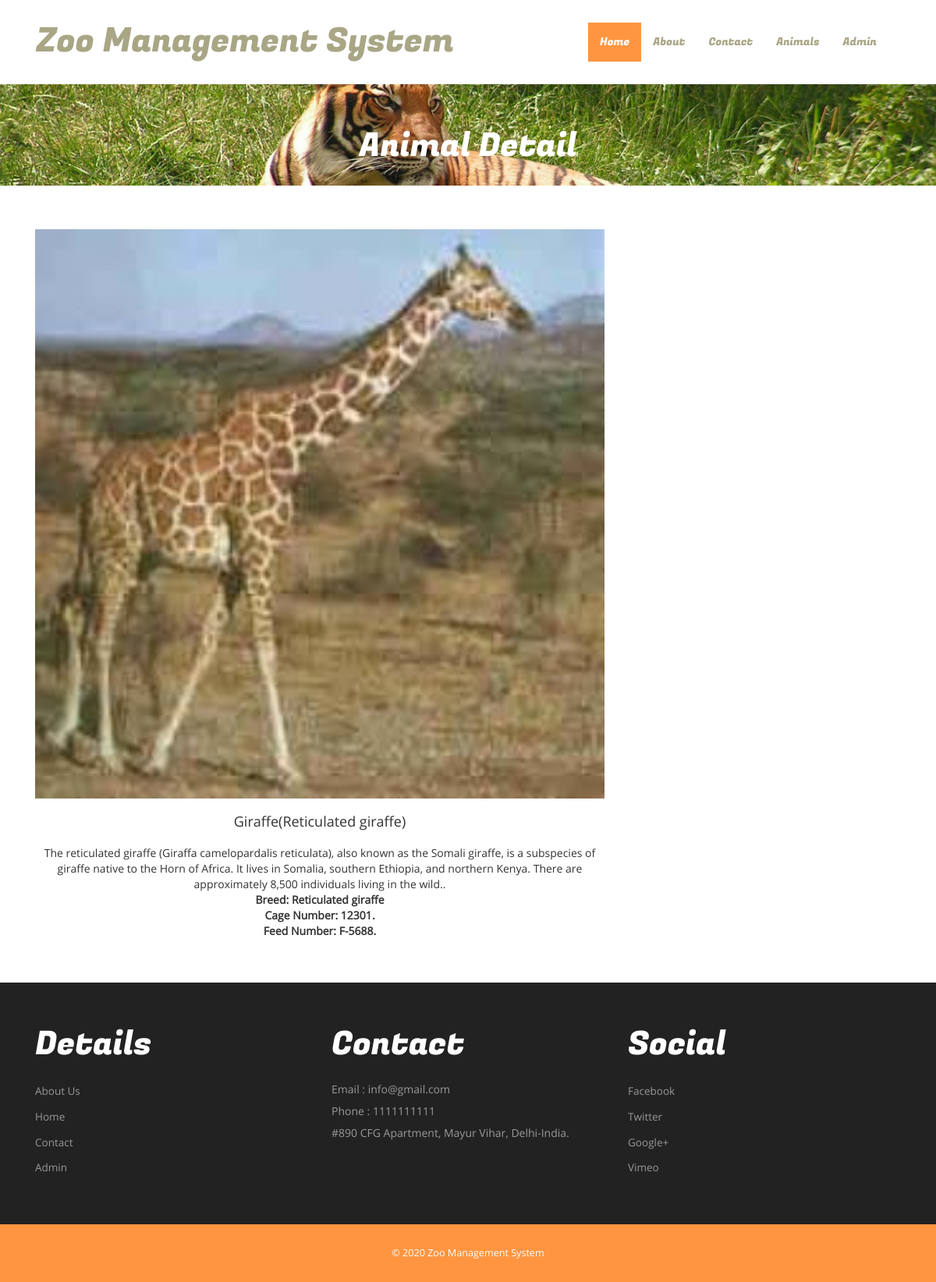
Screenshot of /zms/animal-detail.php?anid=2 with the database file from the repository.
### tables this page shows
CREATE TABLE `tblanimal` (
  `ID` int(10) NOT NULL,
  `AnimalName` varchar(200) DEFAULT NULL,
  `CageNumber` int(10) DEFAULT NULL,
  `FeedNumber` varchar(200) DEFAULT NULL,
  `Breed` varchar(200) DEFAULT NULL,
  `AnimalImage` varchar(200) DEFAULT NULL,
  `Description` mediumtext DEFAULT NULL,
  `CreationDate` timestamp NOT NULL DEFAULT current_timestamp() ON UPDATE current_timestamp()
);

CREATE TABLE `tblpage` (
  `ID` int(10) NOT NULL,
  `PageType` varchar(200) DEFAULT NULL,
  `PageTitle` varchar(200) DEFAULT NULL,
  `PageDescription` mediumtext DEFAULT NULL,
  `Email` varchar(200) DEFAULT NULL,
  `MobileNumber` bigint(10) DEFAULT NULL,
  `UpdationDate` timestamp NULL DEFAULT NULL ON UPDATE current_timestamp()
);

### zms/animal-detail.php (the view, shortened to what this page needs)
<?php
include('includes/dbconnection.php');
?>
<!DOCTYPE HTML>
<html>
<head>
<link href="css/bootstrap.css" rel="stylesheet" type="text/css" media="all">
<link href="css/style.css" rel="stylesheet" type="text/css" media="all" />
<link rel="stylesheet" type="text/css" href="css/jquery.lightbox.css">
</head>
<body>
<?php include_once('includes/header.php');?>
		<div class="banner-header">
			<div class="container">
				<h2>Animal Detail</h2>
			</div>
			</div>
	<div class="content">
			<div class="gallery-section">
					<div class="container">
					<div class="welcome-grid">
				<div class="col-md-8">
					<div>
						<?php
						$anid=$_GET['anid'];
 $query=mysqli_query($con,"select * from tblanimal where ID='$anid'");
 while ($row=mysqli_fetch_array($query)) {
 ?>
						<img src="admin/images/<?php echo $row['AnimalImage'];?>" alt=" " class="img-responsive" width="300" height="300"/>
<h4 style="padding-top: 20px"><?php echo $row['AnimalName'];?>(<?php echo $row['Breed'];?>)</h4>
<p style="padding-top: 20px"><?php echo $row['Description'];?>.</p>
<strong style="padding-top: 20px">Breed: <?php echo $row['Breed'];?></strong><br>
<strong style="padding-top: 20px">Cage Number: <?php echo $row['CageNumber'];?>.</strong><br>
<strong style="padding-top: 20px">Feed Number: <?php echo $row['FeedNumber'];?>.</strong>
					<?php }?>
					</div>
				</div>
			</div>
		</div>
	</div>
		<?php include_once('includes/special.php');?>
			</div>
		<?php include_once('includes/footer.php');?>
</body>
</html>

### zms/includes/special.php
<div class="specials-section">
					<div class="container">
						<div class="specials-grids">
							<div class="col-md-4 specials1">
								<h3> details</h3>
								<ul>
									<li><a href="about.php">About Us</a></li>
									<li><a href="index.php">Home</a></li>
									<li><a href="contact.php">Contact</a></li>
									<li><a href="admin/index.php">Admin</a></li>
								</ul>
							</div>
							<div class="col-md-4 specials1">
								<h3>contact</h3>
								<?php
 $query=mysqli_query($con,"select * from  tblpage where PageType='contactus'");
 while ($row=mysqli_fetch_array($query)) {
 ?>
								<address>
									<p>Email : <?php  echo $row['Email'];?></p>
								 <p>Phone : <?php  echo $row['MobileNumber'];?></p>
								 <p><?php  echo $row['PageDescription'];?></p>
								</address><?php } ?>
							</div>
							<div class="col-md-4 specials1">
								<h3>social</h3>
								<ul>
									<li><a href="#">facebook</a></li>
									<li><a href="#">twitter</a></li>
									<li><a href="#">google+</a></li>
									<li><a href="#">vimeo</a></li>
								</ul>
							</div>
							<div class="clearfix"></div>
						</div>
					</div>
				</div>

### zms/css/style.css (style rules this page uses)
body a { transition:0.5s all; -webkit-transition:0.5s all; -moz-transition:0.5s all; -o-transition:0.5s all; -ms-transition:0.5s all; }
h1,h2,h3,h4,h5,h6 { padding:0 0; margin:0 0; }
p { padding:0 0; margin:0 0; }
ul { padding:0 0; margin:0 0; }
body { padding:0 0; margin:0 0; font-family: 'OpenSans-Regular' }
.welcome-grid img { width: 100%; }
.specials-section { padding: 4em 0; background: #222; }
.specials-section h3 { font-size: 3em; text-transform: capitalize; font-family: 'FugazOne-Regular'; color: #fff; margin-bottom: 0.5em; }
.specials1 p { font-size: 1em; line-height: 2em; color: #999; }
.specials1 ul li { list-style-type: none; padding: 0.3em 0; }
.specials1 ul li a { font-size: 0.965em; text-decoration: none; line-height: 1.8em; color: #999; list-style: none; text-transform: capitalize; }
.banner-header { background: url("../images/banner1.jpg")no-repeat 0px 0px; background-size: cover; min-height: 140px; text-align:center; padding: 4em 0 0; }
.banner-header h2 { font-size: 3em; text-transform: capitalize; font-family: 'FugazOne-Regular'; color: #fff; }
.gallery-section { padding:4em 0; text-align: center; }
@media (max-width:1440px) { .banner-header { min-height: 130px; } }

### rows the page displays
tblanimal: AnimalImage (picture), AnimalName "Giraffe", Breed "Reticulated giraffe", Description "The reticulated giraffe (Giraffa camelopardalis reticulata), also known as the Somali giraffe, is a subspecies of giraffe native to the Horn of Africa. It lives in Somalia, southern Ethiopia, and northern Kenya. There are approximately 8,500 individuals living in the wild.", CageNumber "12301", FeedNumber "F-5688"
tblpage: Email "info@gmail.com", MobileNumber "1111111111", PageDescription "#890 CFG Apartment, Mayur Vihar, Delhi-India."
